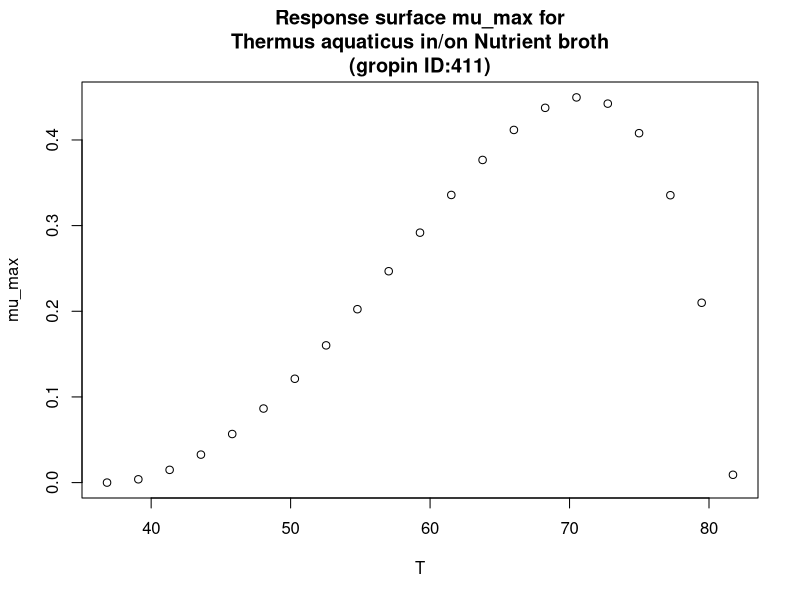

Write the R code that produced this figure.
#############################
# start of Parameter script
#############################
T <- seq(36.8368,81.7182817182817,length.out=21)
#############################
# end of Parameter script
#############################
############################# 
# start of Model script Gropin ID 411 
#############################
 
# constant coefficients for this model
 
variables <- data.frame(T)
argumentsPar <- expand.grid(variables)
 
# heart of the model
response_surface <- function(T) {
   mumax <-(4.5*(10^-1)*(T-81.8)*((T-36.8)^2))/((70.9-36.8)*((70.9-36.8)*(T-70.9)-(70.9-81.8)*(70.9+36.8-2*T)))

return(mumax=mumax)
} 

# output parameters
mumax <- cbind(argumentsPar,response_surface(argumentsPar['T']))
colnames(mumax) <- c(colnames(argumentsPar),'mumax')
#############################
# End of Model script
#############################
############################# 
# start of Visualisation script Gropin ID 411 
#############################
plot(T,mumax$mumax,
                          xlab='T',
                          ylab='mu_max',main='Response surface mu_max for
Thermus aquaticus in/on Nutrient broth
(gropin ID:411)')
#############################
# End of Visualisation script
#############################
